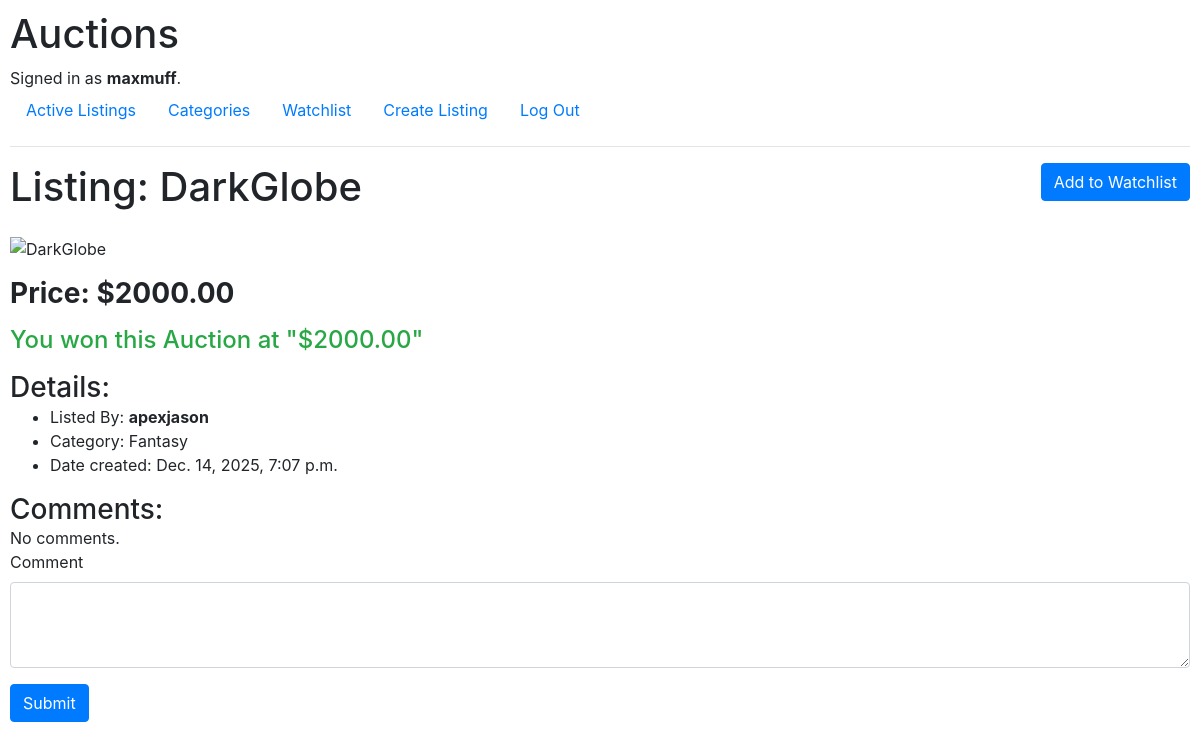
Screenshot of /listing/3 (signed in) with the database file from the repository.
### auctions/models.py (models this page shows, shortened)
class User(AbstractUser):
    dob = models.DateField(auto_now=True)

class Create(models.Model):
    image = models.URLField(blank=True)
    title = models.CharField(max_length=64)
    discription = models.TextField(max_length=200, blank=True)
    price = models.DecimalField(decimal_places=2, max_digits=64, default= 0.00)
    category = models.CharField(max_length=64, null =True)
    date = models.DateTimeField(auto_now=True, null=True)
    owner = models.CharField(max_length=64)
    status = models.BooleanField(default=False,null=True)

class Bid(models.Model):
    product_id = models.IntegerField()
    ids = models.JSONField(null = True)
    bidder = models.CharField(max_length = 64)
    bid_value = models.DecimalField(decimal_places=2, max_digits=64)
    status = models.BooleanField(default=False, null = True)

### auctions/views.py (the view)
# urls.py: path("listing/<int:item_id>", views.listing, name="listing"),
def listing(request, item_id):
    keys = []
    item = Create.objects.get(id=item_id)
    try:
        data = Watchlist.objects.get(watchlister = request.user.username)
        [keys.append(int(key)) for key in data.ids]
    except:
        pass
    try:
        bidder = Bid.objects.get(product_id = item_id)
    except:
        bidder = None
    return render(request, 'auctions/listing.html', {
        "item" : item,
        "comments": Comment.objects.filter(product_id = item_id),
        "watchlist_ids":keys,
        "bidder" : bidder,
    })

### auctions/templates/auctions/listing.html (shortened to what this page needs)
{% extends 'auctions/layout.html' %}
{% block body %}
    <div class="listing_card">
        <div>
            <h1>Listing: {{item.title}}</h1>
        </div>
        {% if user.is_authenticated and not item.owner == request.user.username %}
            <div class="form-group">
                {% if not item.id in watchlist_ids %}
                    <form action="{% url 'watchlist' %}" method="post">
                        <button type="submit" class="btn btn-primary" name="product_id" value="{{item.id}}">Add to Watchlist</button>
                    </form>
                {% elif item.id in watchlist_ids %}
                    <form action="{% url 'remove' %}" method="post">
                        {% csrf_token %}
                        <button type="submit" class="btn btn-danger" name="product_id" value="{{item.id}}">Remove from Watchlist</button>
                    </form>
                {% endif %}
            </div>
        {% endif %}
    </div>
    <div class="form-group"><img class="list-img-h" src="{{item.image}}" alt="{{item.title}}"></div>
    <div class="form-group h3 mt-2"><Strong>Price: ${{item.price}}</Strong></div>
    <div class="form-group">
        {% if user.is_authenticated and item.owner == request.user.username and item.status %}
            {% if bidder.bidder %}
                <strong class="text-success h4">This auction was won by "{{bidder.bidder}}" at cost "${{bidder.bid_value}}"</strong>
            {% else %}
                <strong class="text-danger h4">No bidding(s), No winner</strong>
            {% endif %}
        {% elif user.is_authenticated and not item.owner == request.user.username %}
            {% if bidder.status and bidder.bidder == request.user.username and bidder.product_id == item.id %}
                <strong class="text-success h4">You won this Auction at "${{bidder.bid_value}}"     </strong>
            {% elif item.status and not bidder.bidder == request.user.username %}
                <strong class="text-danger h5">This auction was closed.</strong>
            {% endif %}
        {% endif %}
    </div>
    <div class="form-group">
        <strong class="h3">Details:</strong>
        <ul>
            <li>Listed By: <strong>{{ item.owner }}</strong></li>
            <li>Category: {{item.category}} </li>
            <li>Date created: {{item.date}} </li>
        </ul>
    </div>
    <strong class="h3">Comments:</strong><br>
    {% for feedback in comments %}
        <div class="mt-2 px-5">
            {% if feedback.commenter == item.owner %}
                <div class="mark bg-dark text-white px-2"><strong >{{feedback.commenter}}</strong></div>
            {% else %}
                <div class="mark px-2"><strong>{{feedback.commenter}}</strong></div>
            {% endif %}
            <div class="px-5 justify">{{feedback.comment}}</div>
            <div class="text-right mr-5">{{feedback.date}}</div>
        </div>
    {% empty %}
        No comments.
    {% endfor %}
    {% if user.is_authenticated %}
        <div class="form-group">
            <form action="{% url 'comment' item.id %}" method="post">
                <div class="form-group">
                    <label for="comment">Comment</label>
                    <textarea name="comment" class="form-control" id="comment" cols="10" rows="3"></textarea>
                </div>
                <button type="Submit" class="btn btn-primary">Submit</button>
            </form>
        </div>
    {% endif %}
{% endblock %}

### auctions/templates/auctions/layout.html (shortened to what this page needs)
{% load static %}
<!DOCTYPE html>
<html lang="en">
    <head>
        <link rel="stylesheet" href="https://stackpath.bootstrapcdn.com/bootstrap/4.4.1/css/bootstrap.min.css">
        <link href="{% static 'auctions/styles.css' %}" rel="stylesheet">
    </head>
    <body>
        <h1>Auctions</h1>
        <div>
            {% if user.is_authenticated %}
                Signed in as <strong>{{ user.username }}</strong>.
            {% else %}
                Not signed in.
            {% endif %}
        </div>
        <ul class="nav">
            <li class="nav-item">
                <a class="nav-link" href="{% url 'index' %}">Active Listings</a>
            </li>
            <li class="nav-item">
                <a class="nav-link" href="{% url 'category' ' ' %}">Categories</a>
            </li>
            {% if user.is_authenticated %}
                <li class="nav-item">
                    <a class="nav-link" href="{% url 'watchlist' %}">Watchlist</a>
                </li>
                <li class="nav-item">
                    <a class="nav-link" href="{% url 'create' %}">Create Listing</a>
                </li>
                <li class="nav-item">
                    <a class="nav-link" href="{% url 'logout' %}">Log Out</a>
                </li>
            {% endif %}
        </ul>
        <hr>
        {% block body %}
        {% endblock %}
    </body>
</html>

### auctions/static/auctions/styles.css (style rules this page uses)
body { padding: 10px; }
img { height: 14.5rem !important; }
.list-img-h { height: 25.5rem !important; }
.listing_card { display: flex; justify-content: space-between; }

### rows the page displays
User: username "maxmuff"
Create: title "DarkGlobe", price "2000.00", owner "apexjason", category "Fantasy", date "Dec. 14, 2025, 7:07 p.m."
Bid: bid_value "2000.00"
